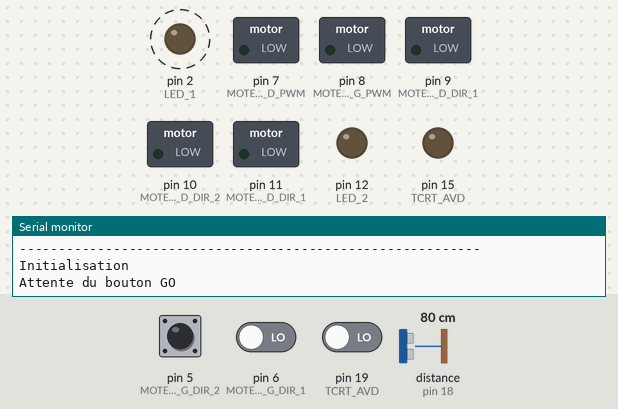
A sketch run on a simulated Arduino Nano, built with avr-gcc and run on an emulated ATmega328P. Shown: switched loads named in the sketch (green lamp = pin HIGH), output pins drawn as LEDs (lit = HIGH), the last lines printed to the serial monitor. Dashed ring = blinking. The test bench sets the inputs (shaded band); at power-on: pin 5 (MOTEUR_G_DIR_2) HIGH, pin 6 (MOTEUR_G_DIR_1) LOW, pin 19 (TCRT_AVD) LOW, distance to the obstacle (sensor on pin 18) 80 cm. The echo pulse lasts 58.3 µs per cm; random numbers use the default seed unless the sketch sets one; pins used as bus, display or sensor lines are not drawn.

Above: at 1.2 s.
1.3 s: pin 5 (MOTEUR_G_DIR_2) pulled LOW for 0.25 s
4.5 s: pin 6 (MOTEUR_G_DIR_1) driven HIGH
At 6.45 s:
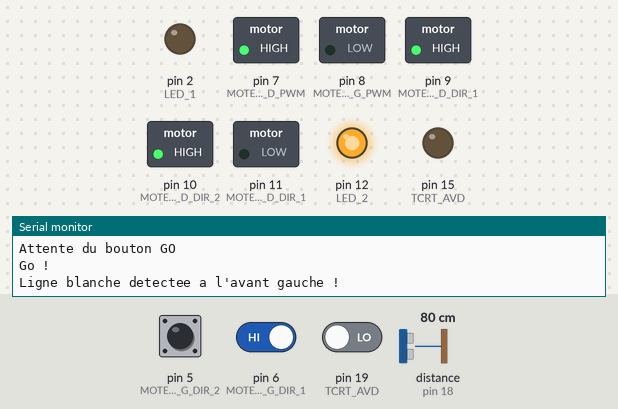
7.5 s: pin 6 (MOTEUR_G_DIR_1) driven LOW
At 8.6 s:
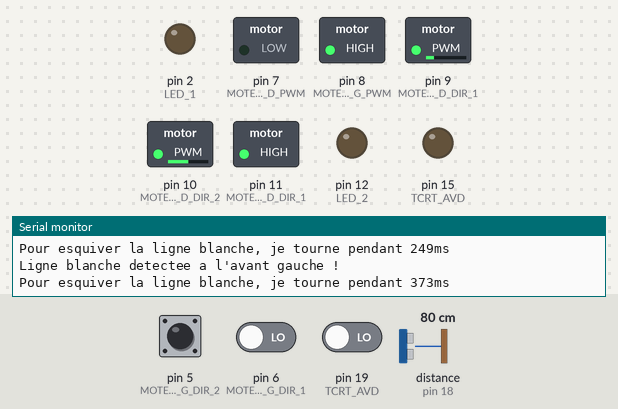
9.5 s: pin 19 (TCRT_AVD) driven HIGH
At 9.65 s:
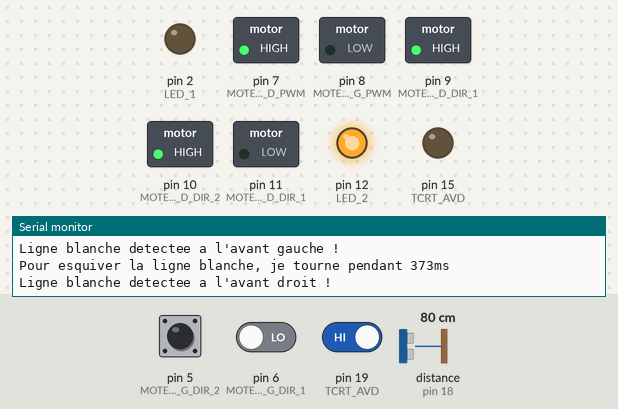
12.5 s: pin 19 (TCRT_AVD) driven LOW
At 13.4 s:
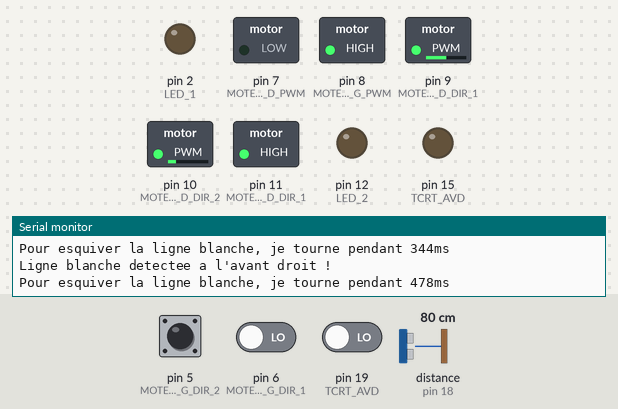
14.5 s: distance to the obstacle (sensor on pin 18) set to 44 cm
16.0 s: distance to the obstacle (sensor on pin 18) set to 38 cm
At 16.3 s:
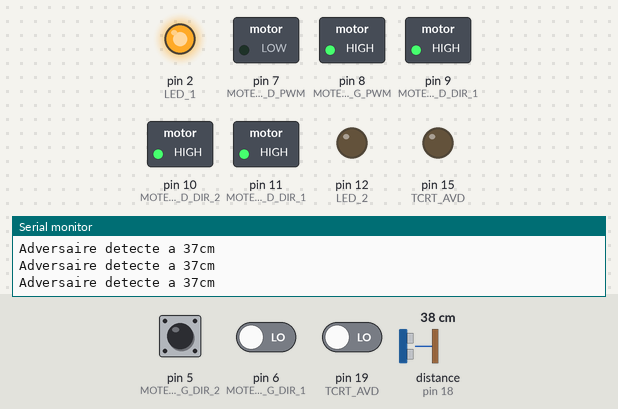
Timing chart, 0 to 18.5 s (numbered marks = the images above; inputs shaded):
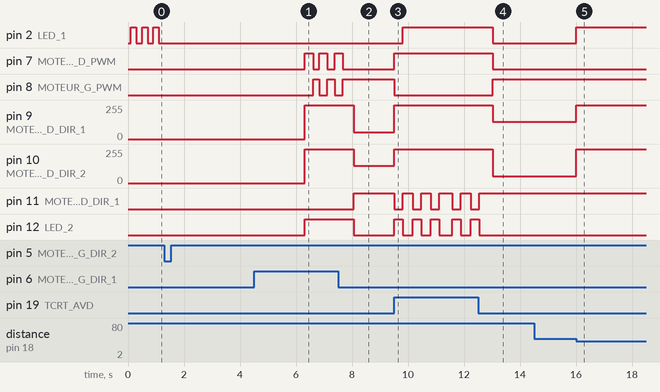

The sketch:

Kit_SumoBot_V3.0.ino
```cpp
/****************************************************************************************************************************
 * Projet               : Kit SumoBot 2017
 * Entité               : Association ESIEESPACE : http://www.esieespace.fr/
 * Auteur               : Jérémie DUTHIL
 * Création             : 05/07/2016
 * Dernière mise à jour : 02/08/2016
 * Version              : 3.0.0
 * --------------------------------------------------------------------------------------------------------------------------
 * Description          :
 * Ce code est fourni avec le Kit SumoBot et permet de contrôler les différentes parties du robot.
 * Ceci est une base fonctionnelle à améliorer. Pour toute question, visiter le forum SumoBot : http://sumobot.esieespace.fr
 * Pour plus d'informations sur l'utilisation d'Arduino, voir la documentation officielle : http://www.arduino.cc/en/Reference
 * Ce code est du domaine public, il peut donc être modifié et redistribué.
 * --------------------------------------------------------------------------------------------------------------------------
 * Révision |    Date    | Description
 * 3.0.0    | 02/08/2016 | Création
 *          |            |
 ***************************************************************************************************************************/

#include "Kit_SumoBot.h"
/****************************************************************************************************************************
 * Initialisation
 ****************************************************************************************************************************
 * Cette fonction permet d'initialiser notre programme en définissant la direction des pins et autres actions
 * qui ne seront exécuter qu'une seule fois. Cette fonction est appelée après un reset, donc au démarrage de la carte
 * ou après l'appuie sur le bouton reset de la carte Arduino.
 ***************************************************************************************************************************/
void setup()
{
  #if DEBUG
    // Initialisation du lien série
    Serial.begin(9600); // init liaison UART
    Serial.print("Bonjour, je suis le Kit SumoBot de l'ESIEESPACE version : ");
    Serial.println(VERSION);
    Serial.println("-----------------------------------------------------------");
    Serial.println("Initialisation");
  #endif

  // Initialisation des entrées
  pinMode(BP,                INPUT_PULLUP); // On ajoute une résistance de pullup pour que la pin soit à un niveau HIGH par défaut.
  pinMode(TCRT_AVG,          INPUT);
  pinMode(TCRT_AVD,          INPUT);
  pinMode(ULTRASON_ECHO,     INPUT);

  // Initialisation des sorties
  pinMode(LED_1,             OUTPUT);
  pinMode(LED_2,             OUTPUT);
  pinMode(MOTEUR_G_PWM,      OUTPUT);
  pinMode(MOTEUR_G_DIR_1,    OUTPUT);
  pinMode(MOTEUR_G_DIR_2,    OUTPUT);
  pinMode(MOTEUR_D_PWM,      OUTPUT);
  pinMode(MOTEUR_D_DIR_1,    OUTPUT);
  pinMode(MOTEUR_D_DIR_2,    OUTPUT);
  pinMode(ULTRASON_TRIGGER,  OUTPUT);
}

/****************************************************************************************************************************
 * Fonction principale
 ****************************************************************************************************************************
 * Cette fonction permet l'exécution du code "en boucle".
 * Si le programme atteint la dernière ligne de cette fonction, l'exécution recommence indéfiniment.
 ***************************************************************************************************************************/
void loop()
{
  // Déclaration des variables
  byte ligne;      // Cette variable servira à mémoriser l'état des capteurs de ligne blanche
  byte ligne_mem;  // Cette variable servira à mémoriser le dernier capteur de ligne activé
  long distance;   // Cette variable servira à mémoriser l'état du capteur ultrason et la distance de l'adversaire

  #if DEBUG
    Serial.println("Attente du bouton GO");
  #endif

  // Attente du bouton GO
  attente_go();

  // Attente des 5sec règlementaires
  delay(5000);

  // Début du combat
  while (digitalRead(BP) == HIGH)                       // Tant qu'on n'appuie pas sur le bouton, on est en combat
  {
    ligne = ligne_blanche();                            // Détection de la ligne blanche
    distance = ultrason_distance();                     // Détection de l'adversaire


    if (ligne > 0)                                      // Si une ligne blanche est détectée, on esquive.
    {
      esquive_ligne(ligne);
      ligne_mem = ligne;
    }
    else if (distance < ULTRASON_SEUIL && distance > 0) // Si un object est présent devant le robot et à une distance inférieure au seuil
    {
      #if DEBUG
        Serial.print("Adversaire detecte a ");
        Serial.print(distance);
        Serial.println("cm");
      #endif
      digitalWrite(LED_1, HIGH);
      digitalWrite(LED_2, HIGH);
      moteur_avance(MOTEUR_100, MOTEUR_100);            // On avance tout droit pour pousser l'adversaire
    }
    else                                                // Sinon, on recherche l'adversaire.
    {
      digitalWrite(LED_1, LOW);
      digitalWrite(LED_2, LOW);
      if (ligne_mem == AV_GAUCHE)
      {
        moteur_avance(128, 50);                         // La recherche se fait en tournant légèrement sur la droite pour décrire une spirale
      }
      else
      {
        moteur_avance(50, 128);                         // La recherche se fait en tournant légèrement sur la gauche pour décrire une spirale
      }
    }

    delay(0);                                           // delais entre chaque cycle
  }

  // Sortie du mode combat, on arrête les moteurs et on attend que le bouton soit relâché
  moteur_stop();
  while (digitalRead(BP) == LOW);                       // cette syntaxe permet d'attendre la condition sans exécuter de code spécifique.
  delay(100);

  // Arrivée ici, la fonction loop() recommence du début
}

/****************************************************************************************************************************
 * Fonction d'attente du bouton go
 ****************************************************************************************************************************
 * Cette fonction permet d'attendre une pression sur le bouton poussoir.
 * Pendant cette attente, les leds clignotent.
 ***************************************************************************************************************************/
void attente_go()
{
  bool led = false;              // On créer une variable pour l'état des leds

  while(digitalRead(BP) == HIGH) // Tant que le bouton poussoir est à l'état haut (grâce à la fonction PULLUP)
  {
    if (led)                     // On fait clignoter les 2 leds pour montrer qu'on attend le go
    {
      digitalWrite(LED_1, LOW);
      digitalWrite(LED_2, HIGH);
    }
    else
    {
      digitalWrite(LED_1, HIGH);
      digitalWrite(LED_2, LOW);
    }

    led = !led;                  // on inverse la variable pour inverser l'état des leds

    delay(200);                  // On répète l'opération toutes les 200ms, c'est ce qui créer le clignotement
  }

  digitalWrite(LED_1, LOW);
  digitalWrite(LED_2, LOW);

  // Quand le bouton est pressé, on quitte la boucle While et on sort de la fonction attente_go()

  #if DEBUG
    Serial.println("Go !");
  #endif
}

/****************************************************************************************************************************
 * Fonction de détection de la ligne blanche
 ****************************************************************************************************************************
 * Cette fonction permet d'utiliser les capteurs de ligne blanche (TCRT5000) pour détecter le bord de l'arène.
 ****************************************************************************************************************************
 * Valeur de retour : 0         pour aucune ligne détectée
 *                    AV_GAUCHE pour une ligne détectée à l'avant gauche
 *                    AV_DROITE pour une ligne détectée à l'avant droit
 ***************************************************************************************************************************/
byte ligne_blanche()
{
  if (digitalRead(TCRT_AVG))                      // si le capteur de ligne blanche avant gauche est activé
  {
    #if DEBUG
      Serial.println("Ligne blanche detectee a l'avant gauche !");
    #endif
    return AV_GAUCHE;                             // alors on renvoie la valeur associée à ce capteur, définie dans Kit_SumoBot.h
  }
  else if (digitalRead(TCRT_AVD))                 // si le capteur de ligne blanche avant droit est activé
  {
    #if DEBUG
      Serial.println("Ligne blanche detectee a l'avant droit !");
    #endif
    return AV_DROITE;                             // alors on renvoie la valeur associée à ce capteur
  }
  else                                            // Sinon, aucun capteur d'activé, pas de ligne blanche détectée
  {
    return 0;
  }
}

/****************************************************************************************************************************
 * Fonction d'esquive de la ligne blanche
 ****************************************************************************************************************************
 * Cette fonction permet d'éviter de franchir la ligne blanche en effectuant une equive sur le côté.
 * Une esquive est considérée ici comme une manoeuvre de recule puis d'une rotation d'une durée aléatoire.
 ****************************************************************************************************************************
 * Paramètre sens : détermine le sens de l'esquive. Valeurs définies dans le fichier "Kit_SumoBot.h".
 ***************************************************************************************************************************/
void esquive_ligne(byte sens)
{
  long aleatoire;

  moteur_recule(MOTEUR_100, MOTEUR_100);            // le robot recule a pleine vitesse
  delay(300);                                       // temps où le robot recule. 300ms

  if (sens == AV_GAUCHE)
  {
    digitalWrite(LED_1, LOW);
    digitalWrite(LED_2, HIGH);
    moteur_rotation_droite(MOTEUR_100, MOTEUR_100); // le robot tourne vers la droite à pleine vitesse
  }
  else
  {
    digitalWrite(LED_1, HIGH);
    digitalWrite(LED_2, LOW);
    moteur_rotation_gauche(MOTEUR_100, MOTEUR_100); // le robot tourne vers la gauche à pleine vitesse
  }

  aleatoire = random(200, 500);
  #if DEBUG
    Serial.print("Pour esquiver la ligne blanche, je tourne pendant ");
    Serial.print(aleatoire);
    Serial.println("ms");
  #endif
  delay(aleatoire);                                // temps où le robot tourne vers la droite. Temps aléatoire entre 800ms et 2000ms
}
```

HCSR04.cpp
```cpp
/* Cette bibliothèque permet de contrôler le module ultrason HC-SR04.
 * Voici le fonctionnement de ce module à l'aide d'un chronogramme :
 *
 *               <- 10µs ->                     <- >200µs ->
 * Trigger : ___|¯¯¯¯¯¯¯¯¯|_________________________________|¯¯¯¯¯¯¯¯¯|____
 * Echo    : ___________________|¯¯¯¯¯¯¯¯¯¯¯¯¯¯|___________________________
 *                              <-- distance -->
 *
 * Pour utiliser le module ultrason, il faut envoyer une impulsion de 10µs sur la pin trigger,
 * puis mesurer le temps que la pin echo reste à 1.
 * Une fois cette mesure effectuée, le calcul pour avoir la distance en centimètres est le suivant :
 * distance = mesure * 17/1000. Pour plus de détails, voir la datasheet du module.
 */

#include "HCSR04.h"

/****************************************************************************************************************************
 * Fonction de détection de l'adversaire
 ****************************************************************************************************************************
 * Cette fonction permet de mesurer la distance d'un objet en face du capteur ultrason.
 ****************************************************************************************************************************
 * Valeur de retour : la distance en centimètres. 0 si aucun objet n'est détecté.
 ***************************************************************************************************************************/
long ultrason_distance()
{
  long mesure;

  // On envoie le trigger
  digitalWrite(ULTRASON_TRIGGER, LOW);
  delayMicroseconds(2);
  digitalWrite(ULTRASON_TRIGGER, HIGH);
  delayMicroseconds(10);
  digitalWrite(ULTRASON_TRIGGER, LOW);

  // On mesure le temps à l'état haut de la pin echo
  // On ajoute un timeout de 25ms pour le cas où aucun objet n'est devant le capteur
  mesure = pulseIn(ULTRASON_ECHO, HIGH, 25000);

  // On attend le minimum de 200µs requit par le capteur
  delayMicroseconds(200);

  // On effectue la conversion en centimètres
  mesure = mesure * 17/1000;

  return mesure;
}
```

HCSR04.h
```cpp
#include "Arduino.h" // bibliothèque pour la gestion de projet Arduino

// Pins provenant du fichier principal
extern const int ULTRASON_ECHO;
extern const int ULTRASON_TRIGGER;

// Déclarations des fonctions
long ultrason_distance();
```

Kit_SumoBot.h
```cpp
/****************************************************************************************************************************
 * Inclusion des bibliothèques
 ****************************************************************************************************************************
 * Cette partie permet d'inclure des bibliothèques renfermant des fonctions utiles.
 ***************************************************************************************************************************/
// bibliothèque pour la gestion de projet Arduino
#include "Arduino.h"

// Cette bibliothèque fournie par Arduino permet d'utiliser la liaison série et d'envoyer des messages à l'ordinateur
#include <Wire.h>

// Cette bibliothèque fournie par ESIEESPACE permet de décrire les pins du MSP430 comme sur l'Arduino Nano
#include "MSP430_pin_mapping.h"
// Cette bibliothèque fournie par ESIEESPACE permet de piloter les 2 moteurs avec des PWM.
#include "moteur.h"
// Cette bibliothèque fournie par ESIEESPACE permet de piloter le module ultrason.
#include "HCSR04.h"

/****************************************************************************************************************************
 * Déclaration des constantes
 ***************************************************************************************************************************/
#define VERSION "3.0.0"

/* Cette constante permet d'utiliser la liaison série pour émettre des messages d'informations.
 * valeur 1 : Activer
 * valeur 0 : Désactiver
 */
#define DEBUG 1

/* Cette constante permet de préciser le seuil de détection du capteur à ultrason.
 * La valeur est en centimètres et représente la valeur maximale de détection.
 * Si un objet est détecté après cette distance, il n'est pas considéré comme le robot adverse.
 * Cela est utile pour ne pas détecter "trop loin" et croire que le public ou autre est l'adversaire.
 */
#define ULTRASON_SEUIL 40

/* Ces constantes permettent de définir des noms pour les valeurs de retour des fonctions.
 * Cela permet d'utiliser les noms au lieu des valeurs, ce qui est plus parlant.
 */
#define AV_GAUCHE  1
#define AV_DROITE  2
#define AV_CENTRE  3
#define AR_GAUCHE  4
#define AR_DROITE  5
#define AR_CENTRE  6

/****************************************************************************************************************************
 * Déclaration des pins
 ****************************************************************************************************************************
 * Cette partie permet de lier le numéro d'une pin de la carte Arduino à une variable.
 * On pourra donc utiliser cette variable plutôt que le numéro de pin, ce qui est plus simple.
 ***************************************************************************************************************************/
// Entrées
const int BP               = D3;  // bouton poussoir
const int TCRT_AVG         = D4;  // TCRT avant gauche
const int TCRT_AVD         = D15; // TCRT avant droit
const int ULTRASON_ECHO    = D14; // Pin ECHO du module ultrason HC-SR04

// Sorties
const int LED_1            = D0;  // LED verte 1
const int LED_2            = D12; // LED verte 2
const int MOTEUR_G_PWM     = D8;  // PWM moteur gauche
const int MOTEUR_G_DIR_1   = D6;  // Direction 1 moteur gauche
const int MOTEUR_G_DIR_2   = D5;  // Direction 2 moteur gauche
const int MOTEUR_D_PWM     = D7;  // PWM moteur droit
const int MOTEUR_D_DIR_1   = D9;  // Direction 1 moteur droit
const int MOTEUR_D_DIR_2   = D10; // Direction 2 moteur droit
const int ULTRASON_TRIGGER = D13; // Pin TRIGGER du module ultrason HC-SR04

/****************************************************************************************************************************
 * Déclarations des fonctions
 ****************************************************************************************************************************
 * Cette partie permet de déclarer les fonctions que l'on va utiliser dans le fichier principal.
 * les fonctions setup() et loop() sont déjà déclarer dans la bibliothèque Arduino.h
 ***************************************************************************************************************************/
void attente_go();
byte ligne_blanche();
void esquive_ligne(byte sens);
```

moteur.h
```cpp
#include "Arduino.h" // bibliothèque pour la gestion de projet Arduino

// Constantes
// Vous n'êtes pas obligé d'utiliser ces valeurs, vous pouvez directement écrire un nombre de 0 à 255
#define MOTEUR_100 255  // valeur pour une PWM de 100%
#define MOTEUR_50  128  // valeur pour une PWM de  50%
#define MOTEUR_25  64   // valeur pour une PWM de  25%
#define MOTEUR_0   0    // valeur pour une PWM de   0%

// Pins provenant du fichier principal
extern const int MOTEUR_G_PWM;
extern const int MOTEUR_G_DIR_1 ;
extern const int MOTEUR_G_DIR_2 ;
extern const int MOTEUR_D_PWM;
extern const int MOTEUR_D_DIR_1 ;
extern const int MOTEUR_D_DIR_2 ;

// Déclarations des fonctions
void moteur_avance(byte val_gauche, byte val_droite);
void moteur_recule(byte val_gauche, byte val_droite);
void moteur_rotation_droite(byte val_gauche, byte val_droite);
void moteur_rotation_gauche(byte val_gauche, byte val_droite);
void moteur_bloque();
void moteur_stop();
```

Source omitted: MSP430_pin_mapping.h (1933 bytes), moteur.cpp (7154 bytes)

Measured:
- the behaviour switches between 41 and 40 cm on distance to the obstacle (sensor on pin 18) (found by bisection; images 4 and 5)
- after the input at 4.5 s, pin 7 (MOTEUR_D_PWM): alternates HIGH for 0.30 s and LOW for 0.23 s, starting after 1.8 s; pin 12 (LED_2): LOW → HIGH after 1.8 s
- after the input at 7.5 s, pin 9 (MOTEUR_D_DIR_1): 255/255 → 50/255 after 0.56 s; pin 10 (MOTEUR_D_DIR_2): 255/255 → 128/255 after 0.56 s; pin 11 (MOTEUR_D_DIR_1): LOW → HIGH after 0.56 s; pin 12 (LED_2): HIGH → LOW after 0.56 s
- after the input at 9.5 s, pin 2 (LED_1): LOW → HIGH after 0.31 s; pin 7 (MOTEUR_D_PWM): LOW → HIGH at once; pin 8 (MOTEUR_G_PWM): HIGH → LOW at once; pin 9 (MOTEUR_D_DIR_1): 50/255 → 255/255 at once; pin 10 (MOTEUR_D_DIR_2): 128/255 → 255/255 at once
- after the input at 12.5 s, pin 2 (LED_1), pin 7 (MOTEUR_D_PWM): HIGH → LOW after 0.52 s; pin 8 (MOTEUR_G_PWM): LOW → HIGH after 0.52 s; pin 9 (MOTEUR_D_DIR_1): 255/255 → 128/255 after 0.52 s; pin 10 (MOTEUR_D_DIR_2): 255/255 → 50/255 after 0.52 s
- after the input at 14.5 s, every drawn part: stays the same
- after the input at 16.0 s, pin 2 (LED_1): LOW → HIGH at once; pin 9 (MOTEUR_D_DIR_1): 128/255 → 255/255 at once; pin 10 (MOTEUR_D_DIR_2): 50/255 → 255/255 at once
- by itself, pin 2 (LED_1): alternates HIGH for 0.20 s and LOW for 0.20 s
- by itself, pin 8 (MOTEUR_G_PWM): alternates HIGH for 0.23 s and LOW for 0.30 s
